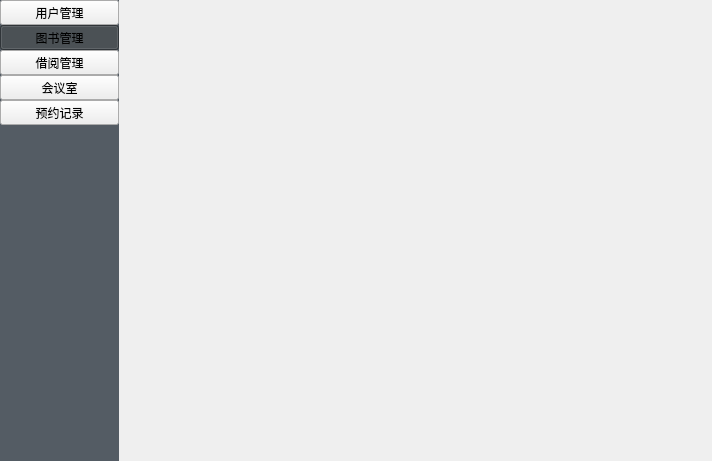
<?xml version="1.0" encoding="UTF-8"?>
<ui version="4.0">
 <class>Widget</class>
 <widget class="QWidget" name="Widget">
  <property name="geometry">
   <rect>
    <x>0</x>
    <y>0</y>
    <width>712</width>
    <height>461</height>
   </rect>
  </property>
  <property name="windowTitle">
   <string>图书馆信息管理系统</string>
  </property>
  <property name="styleSheet">
   <string notr="true">QToolButton[Size=&quot;btn&quot;]{color:white;font:14px '黑体';min-height:32px;min-width:100px;border-radius:4px;background-color:rgb(84,92,100);}
QWidget#cell_main{background-color:rgb(84,92,100);}

QWidget#QStackedWidget{background-color:white;}


</string>
  </property>
  <layout class="QGridLayout" name="gridLayout_2" columnstretch="1,5">
   <property name="leftMargin">
    <number>0</number>
   </property>
   <property name="topMargin">
    <number>0</number>
   </property>
   <property name="rightMargin">
    <number>0</number>
   </property>
   <property name="bottomMargin">
    <number>0</number>
   </property>
   <property name="spacing">
    <number>0</number>
   </property>
   <item row="0" column="0">
    <widget class="QWidget" name="cell_main" native="true">
     <property name="styleSheet">
      <string notr="true">QToolButton:checked{background-color:rgb(67,74,80);}</string>
     </property>
     <layout class="QGridLayout" name="gridLayout">
      <property name="leftMargin">
       <number>0</number>
      </property>
      <property name="topMargin">
       <number>0</number>
      </property>
      <property name="rightMargin">
       <number>0</number>
      </property>
      <property name="bottomMargin">
       <number>0</number>
      </property>
      <property name="spacing">
       <number>0</number>
      </property>
      <item row="4" column="0">
       <widget class="QToolButton" name="btn_record">
        <property name="sizePolicy">
         <sizepolicy hsizetype="Expanding" vsizetype="Fixed">
          <horstretch>0</horstretch>
          <verstretch>0</verstretch>
         </sizepolicy>
        </property>
        <property name="text">
         <string>预约记录</string>
        </property>
        <property name="checkable">
         <bool>true</bool>
        </property>
        <property name="Size" stdset="0">
         <string>btn</string>
        </property>
        <attribute name="buttonGroup">
         <string notr="true">buttonGroup</string>
        </attribute>
       </widget>
      </item>
      <item row="2" column="0">
       <widget class="QToolButton" name="btn_sent">
        <property name="sizePolicy">
         <sizepolicy hsizetype="Expanding" vsizetype="Fixed">
          <horstretch>0</horstretch>
          <verstretch>0</verstretch>
         </sizepolicy>
        </property>
        <property name="text">
         <string>借阅管理</string>
        </property>
        <property name="checkable">
         <bool>true</bool>
        </property>
        <property name="Size" stdset="0">
         <string>btn</string>
        </property>
        <attribute name="buttonGroup">
         <string notr="true">buttonGroup</string>
        </attribute>
       </widget>
      </item>
      <item row="3" column="0">
       <widget class="QToolButton" name="btn_meeting">
        <property name="sizePolicy">
         <sizepolicy hsizetype="Expanding" vsizetype="Fixed">
          <horstretch>0</horstretch>
          <verstretch>0</verstretch>
         </sizepolicy>
        </property>
        <property name="text">
         <string>会议室</string>
        </property>
        <property name="checkable">
         <bool>true</bool>
        </property>
        <property name="Size" stdset="0">
         <string>btn</string>
        </property>
        <attribute name="buttonGroup">
         <string notr="true">buttonGroup</string>
        </attribute>
       </widget>
      </item>
      <item row="1" column="0">
       <widget class="QToolButton" name="btn_book">
        <property name="sizePolicy">
         <sizepolicy hsizetype="Expanding" vsizetype="Fixed">
          <horstretch>0</horstretch>
          <verstretch>0</verstretch>
         </sizepolicy>
        </property>
        <property name="text">
         <string>图书管理</string>
        </property>
        <property name="checkable">
         <bool>true</bool>
        </property>
        <property name="checked">
         <bool>true</bool>
        </property>
        <property name="Size" stdset="0">
         <string>btn</string>
        </property>
        <attribute name="buttonGroup">
         <string notr="true">buttonGroup</string>
        </attribute>
       </widget>
      </item>
      <item row="0" column="0">
       <widget class="QToolButton" name="btn_user">
        <property name="sizePolicy">
         <sizepolicy hsizetype="Expanding" vsizetype="Fixed">
          <horstretch>0</horstretch>
          <verstretch>0</verstretch>
         </sizepolicy>
        </property>
        <property name="text">
         <string>用户管理</string>
        </property>
        <property name="checkable">
         <bool>true</bool>
        </property>
        <property name="checked">
         <bool>false</bool>
        </property>
        <property name="Size" stdset="0">
         <string>btn</string>
        </property>
        <attribute name="buttonGroup">
         <string notr="true">buttonGroup</string>
        </attribute>
       </widget>
      </item>
      <item row="5" column="0">
       <spacer name="verticalSpacer">
        <property name="orientation">
         <enum>Qt::Vertical</enum>
        </property>
        <property name="sizeHint" stdset="0">
         <size>
          <width>20</width>
          <height>40</height>
         </size>
        </property>
       </spacer>
      </item>
     </layout>
    </widget>
   </item>
   <item row="0" column="1">
    <widget class="QStackedWidget" name="stackedWidget"/>
   </item>
  </layout>
 </widget>
 <resources/>
 <connections/>
 <buttongroups>
  <buttongroup name="buttonGroup"/>
 </buttongroups>
</ui>
